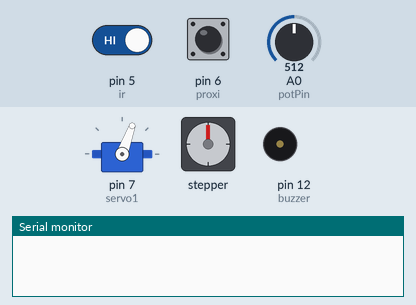
Recording of a sketch running on a simulated Arduino Uno, built with avr-gcc and run on an emulated ATmega328P. On the bench: servo, stepper motor, buzzer (waves = sounding), the last lines printed to the serial monitor. Inputs (shaded band) come from the test bench; at power-on: pin 5 (ir) HIGH, pin 6 (proxi) HIGH, A0 (potPin) = 512. Stepper angles assume 2048 steps per turn.

Above: at 5.2 s.
5.3 s: pin 5 (ir) driven LOW
At 10.8 s:
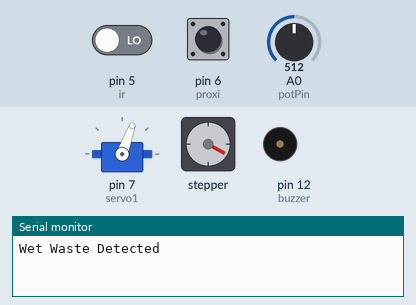
At 12.3 s:
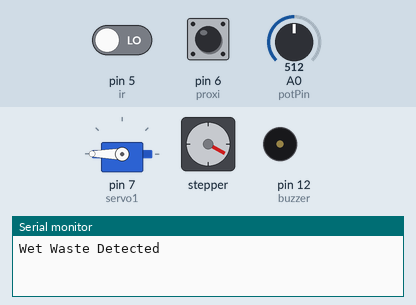
17.3 s: pin 6 (proxi) pulled LOW for 3.2 s
At 24.4 s:
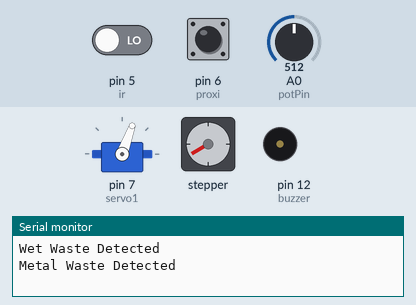
Timing chart, 0 to 31.0 s (numbered marks = the images above; inputs shaded):
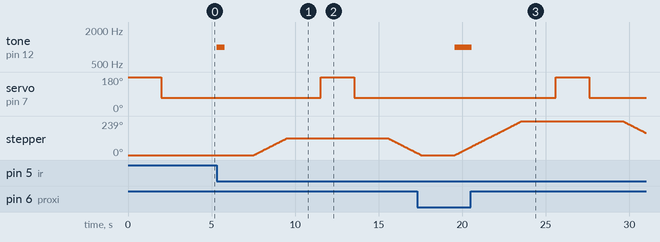

The sketch:

sensor-project.ino
```cpp
#include <Stepper.h>
#include <Servo.h>

Servo servo1;
#define ir 5
#define proxi 6
#define buzzer 12
int potPin = A0;
int soil = 0;
int fsoil;

// For 28BYJ-48 stepper motor with ULN2003
const int stepsPerRevolution = 2048;
Stepper myStepper(stepsPerRevolution, 8, 10, 9, 11); // IN1, IN3, IN2, IN4

void setup() {
  Serial.begin(9600);
  pinMode(proxi, INPUT_PULLUP);
  pinMode(ir, INPUT);
  pinMode(buzzer, OUTPUT);

  servo1.attach(7);
  myStepper.setSpeed(10); // RPM

  // Initialize servo
  servo1.write(180);
  delay(2000);
  servo1.write(70);
  delay(2000);
}

void loop() {
  fsoil = 0;
  int L = digitalRead(proxi);
  //Serial.print(L);

  if (L == 0) {
    tone(buzzer, 1000, 1000);
    Serial.println("Metal Waste Detected");
    // Rotate ~240° CW (240/360 * 2048 = 1365 steps)
    myStepper.step(1365);
    delay(2000);

    servo1.write(180);
    delay(2000);
    servo1.write(70);
    delay(2000);
    // Rotate ~240° CCW
    myStepper.step(-1365);
    delay(2000);
  }

  if (digitalRead(ir) == 0) {
    tone(buzzer, 1000, 500);
    delay(2000);

    for (int i = 0; i < 3; i++) {
      soil = analogRead(potPin);
      soil = constrain(soil, 485, 1023);
      fsoil = (map(soil, 485, 1023, 100, 0)) + fsoil;
      delay(75);
    }

    fsoil = fsoil / 3;
    //Serial.print(fsoil);
    //Serial.print("%\n");

    if (fsoil > 20) {
      // Rotate ~120° CW (120/360 * 2048 = 682 steps)
      Serial.println("Wet Waste Detected");
      myStepper.step(682);
      delay(2000);

      servo1.write(180);
      delay(2000);
      servo1.write(70);
      delay(2000);

      // Rotate ~120° CCW
      myStepper.step(-682);
      delay(2000);
    } else {
      Serial.println("Dry Waste Detected");
      tone(buzzer, 1000, 500);
      delay(2000);
      servo1.write(180);
      delay(2000);
      servo1.write(70);
      delay(2000);
    }
  }
}
```

Measured:
- after the input at 5.3 s, tone on pin 12 (buzzer): silent → 1000 Hz at once, → silent 0.50 s later; servo on pin 7 (servo1): 70° → 180° after 6.2 s, → 70° 2.0 s later; stepper: turns 119° clockwise in 2.0 s, then 104° counter-clockwise in 1.7 s
